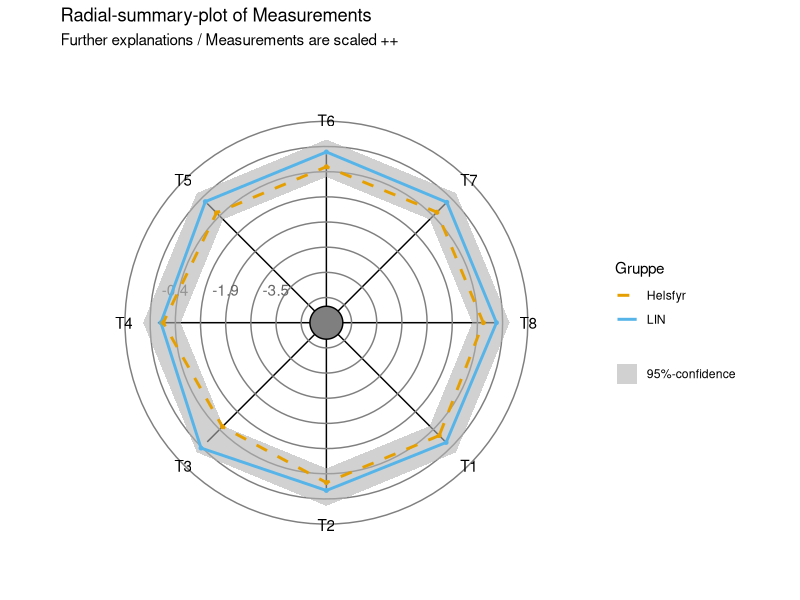
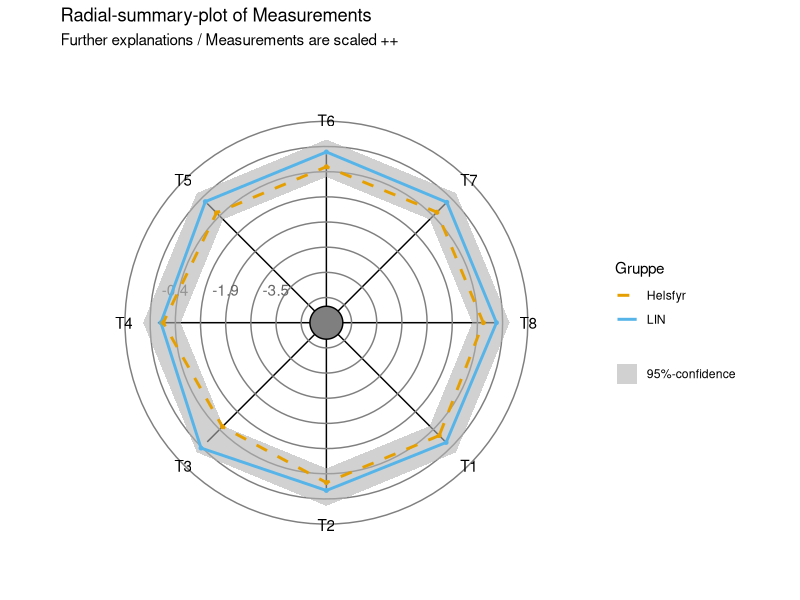

R code for these plots, in order:
# Summary radial plot
library(tidyr)
library(dplyr)
library(ggplot2)
library(lazyeval) # interp function
library(purrr)


boot.t.test <- function(x, y, B=100000, alpha=0.05){
  x <- x[is.finite(x)]
  y <- y[is.finite(y)]
  nx <- length(x)
  ny <- length(y)
  mx <- mean(x)
  my <- mean(y)
  mxy <- mean(c(x,y))
  tStatistic <- t.test(x,y)$statistic
  # Data satisfying H0
  xh0 <- x-mx+mxy
  yh0 <- y-my+mxy
  tStatisticBoot <- numeric(B)
  meanH0Boot <- numeric(B)
  for(b in 1:B){
    xb <- sample(xh0, nx, replace = TRUE)
    yb <- sample(yh0, ny, replace=TRUE)
    tStatisticBoot[b] <- t.test(xb, yb)$statistic
    meanH0Boot[b] <- mean(c(xb, yb))
  }
  pvalue <- (1 + sum(abs(tStatisticBoot)>abs(tStatistic))) / (B+1)
  CI <- quantile(meanH0Boot, c(alpha/2, 1-alpha/2))
  res <- list(
    pvalue = pvalue,
    CI = CI
  )
  return(res)
}


df <- data.frame(
  "School" = c(rep("LIN", 7), rep("HLF", 5)),
  "Table 1" = c(0.225, NA, 0.1, 0.375, 0.4, NA, 0.067,
                0.175, 0.435, 0.1, 0.067, 0.175),
  "Table 2" = c(2.2224, 4, 0.2847, 2.0412, 2.7784, 2.1429, 1.1763, 
                0.6131, 4.0275, 0.4979, 1.5455, 2.2944),
  "Table 3" = c(0.3093, 1.3091, 0.2917, 0.1513, 0.0848, 1.3636, -0.2113, 
                0.0086, 0.3527, -0.0459, -2.2622, 0.1770),
  "Table 4" = c(-0.1143, 0.6246, -0.2732, 0.2853, -0.2179, 0.7273, 0.1292,
                0.0933, 0.0573, 0.3067, 0.1345, 0.1364),
  "Table 5" = c(0.0, 0.9231, 0.0833, 0.1207, -0.0133, 1.0, 0.1865,
                0.2188, 0.0903, 0.3497, 0.1364, 0.0357),
  "Table 6" = c(-0.0101, 0.1111, -0.0088, 0.0722, 0.0293, 0.1333, -0.0339,
                0.0026, 0.0110, 0.0597, 0.0060, 0.0158),
  "Table 7" = c(-0.1367, 0.6, 0.0802, 0.2619, 0.1372, 0.75, 0.2619,
                0.2111, 0.0058, 0.4502, 0.0756, 0.1152),
  "Table 8" = c(-0.0909, 0.4545, 0.2323, 0.31, 0.147, 0.5833, 0.2148,
                0.2515, 0.1, 0.375, 0.0365, 0.1909)
)
names(df) = c("school", "T1", "T2", "T3", "T4", "T5", "T6", "T7", "T8")
df <- df %>% mutate(school=factor(school, levels=unique(school)))
test_cols <- names(df)[-1]


# Summary 
df %>% summarise_at(test_cols, mean, na.rm=TRUE)
df %>% summarise_at(test_cols, sd, na.rm=TRUE)
df[,2:9] <- sapply(1:8, function(i) (df[,i+1] - mean(df[,i+1], na.rm=T))/sd(df[,i+1], na.rm=T))
# Long
df_long <- df %>%
  gather(metric, measurement, `T1`:`T8`, factor_key=TRUE)
#data_long <- gather(olddata_wide, condition, measurement, control:cond2, factor_key=TRUE)
# Create summary 
ADJUST = 5
sd_boot <- function(x)
{
  B <- 1000
}
lower <- function(x, adjust=ADJUST)
{
  mean(x, na.rm=T) - 1.96*sd(x, na.rm=T) / sqrt(length(x)) + adjust
}
upper <- function(x, adjust=ADJUST)
{
  mean(x, na.rm=T) + 1.96*sd(x, na.rm=T) / sqrt(length(x)) + adjust
}
mean_plus <- function(x, adjust=ADJUST)
{
  mean(x, na.rm=T) + adjust
}
df_summary <- df_long %>%
  group_by(metric) %>%
  summarise_at("measurement", list(lower=lower, upper=upper))
df_summary
df_poly <- df_summary %>%
  gather(type_edge, measure_edge, lower:upper)
df_means <- df %>%
  group_by(school) %>%
  summarise_at(test_cols, mean_plus) %>%
  gather(measure, measurement, `T1`:`T8`, factor_key=TRUE)
df_means[df_means$school=="LIN",]
df_means[df_means$school=="HLF",]
# function requires 
rotate_data <- function(data, col, by_col) {
  lev <- levels(data[,by_col][[1]])
  num <- length(lev)
  dir <- rep(seq(((num - 1) * 360 / num), 0, length.out = num))
  data$dir_ <- map_dbl(1:nrow(data), function(x) {dir[match(data[x,by_col][[1]], lev)]})
  #col_num <- match("mpg", colnames(cars))
  #filter_criteria <- interp(~ which_column == col_num, which_column = as.name(col))
  expr <- lazyeval::interp(~x, x = as.name(col))
  data <- mutate_(data, .dots = setNames(list(expr), "plotX"))
  data <- mutate_(data, .dots = setNames(list(expr), "plotY"))
  data <- data %>%
    mutate(plotX = round(cos(dir_ * pi / 180) * plotX, 2),
           plotY = round(sin(dir_ * pi / 180) * plotY, 2))
  data
} 
# data points
confidence_band <- rotate_data(df_poly, "measure_edge", "metric")
confidence_band$id=1L
#confidence_band <- confidence_band[c(1:7,1,8:14,8),]
sjekk2 <- rotate_data(df_means[df_means$school=="LIN",], "measurement", "measure")
sjekk3 <- rotate_data(df_means[df_means$school=="HLF",], "measurement", "measure")
lim = max(df_poly$measure_edge*1.1)
line_length <- lim - 1
rl <- data_frame(dir = unique(sjekk2$dir_), l = rep(line_length, length(unique(sjekk2$dir_)))) %>% 
  mutate(plotX = cos(dir * pi / 180) * (l),
         plotY = sin(dir * pi / 180) * (l))
rl$xend <- 0
rl$yend <- 0
lb <- rl
lb$label <- levels(sjekk2$measure)
circleFun <- function(center=c(0,0), diameter=1, npoints=100, start=0, end=2, filled=TRUE){
  tt <- seq(start*pi, end*pi, length.out=npoints)
  df <- data.frame(
    x = center[1] + diameter / 2 * cos(tt),
    y = center[2] + diameter / 2 * sin(tt)
  )
  if(filled==TRUE) { #add a point at the center so the whole 'pie slice' is filled
    df <- rbind(df, center)
  }
  return(df)
}
circlegrid <- data_frame(dia = seq(lim / 4, 2 * lim, lim / 4))
circlegrid <- circlegrid %>% 
  mutate(data = map(dia, function(x) {
    df     <- circleFun(diameter = x, filled = FALSE)
    df$lev <- x
    df
  }))
plotcircles <- bind_rows(circlegrid$data)
plotcircles$lev <- as.factor(plotcircles$lev)
cl <- data_frame(x = as.numeric(levels(plotcircles$lev)), label = as.character(round(x - ADJUST,1)))
cl <- cl[cl$x <= lim,]
middle <- circleFun(diameter = 1, start=0, end=2, filled = FALSE)
# plot each layer with its own data and aesthetics
cbp <- c("#000000", "#E69F00", "#56B4E9", "#009E73", "#F0E442", "#0072B2", "#D55E00", "#CC79A7")
colsLegend <- c("Helsfyr"=cbp[2], "LIN"=cbp[3], "95%-confidence"="grey70")
fillLegend <- 
  p <- 
  ggplot() + 
  geom_segment(data = rl, aes(x = plotX, xend = xend, y = plotY, yend = yend), colour = cbp[1]) +
  geom_path   (data = plotcircles, aes(x = x, y = y, group = lev), colour = "grey50") + 
  geom_text   (data = cl, aes(x = -x, y = 1, label = label), colour = "grey40") +
  geom_polygon(data = middle, aes(x, y), fill = "grey50", colour = "black") + 
  geom_polygon(data = confidence_band, aes(y = plotY, x = plotX, group=id, subgroup=type_edge, fill="95%-confidence"), 
               size = 1, alpha = 0.6) +
  geom_path(data=sjekk2[c(1:nrow(sjekk2),1),], aes(y = plotY, x = plotX, colour = "LIN"), size = 1) +
  geom_point(data=sjekk2, aes(y = plotY, x = plotX), stat='identity', colour = cbp[3], size = 1) +
  geom_path(data=sjekk3[c(1:nrow(sjekk3),1),], aes(y = plotY, x = plotX, colour = "Helsfyr"), size = 1, linetype = "dashed") +
  geom_point(data=sjekk3, aes(y = plotY, x = plotX), stat='identity', colour = cbp[2], size = 1) +
  geom_text   (data = lb, aes(x = 1.2*plotX, y = 1.2*plotY, label = label), colour = "black") +
  ylim(-lim*1.2, lim*1.2) + xlim(-lim*1.2, lim*1.2) +
  scale_fill_manual(name=NULL, values=colsLegend) + 
  scale_color_manual(name="Gruppe", values=colsLegend) + 
  theme(
    axis.text  = element_blank(), 
    axis.title = element_blank(), 
    line       = element_blank(),
    rect       = element_blank()
  ) + 
  coord_equal() + 
  ggtitle("Radial-summary-plot of Measurements", 
          subtitle="Further explanations / Measurements are scaled ++")
p
setwd("C:/Users/104170belu/Documents/Language-Learning-Stats/fig")
pdf(file="radialTablePlot.pdf", width = 7, height = 5)
print(p)
dev.off()